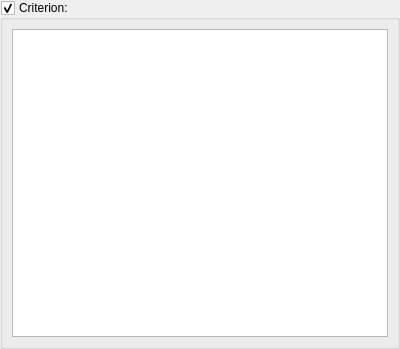
<?xml version="1.0" encoding="UTF-8"?>
<ui version="4.0">
 <class>FilterListWidget</class>
 <widget class="QWidget" name="FilterListWidget">
  <property name="geometry">
   <rect>
    <x>0</x>
    <y>0</y>
    <width>400</width>
    <height>349</height>
   </rect>
  </property>
  <layout class="QVBoxLayout" name="verticalLayout">
   <property name="leftMargin">
    <number>0</number>
   </property>
   <property name="topMargin">
    <number>0</number>
   </property>
   <property name="rightMargin">
    <number>0</number>
   </property>
   <property name="bottomMargin">
    <number>0</number>
   </property>
   <item>
    <widget class="QGroupBox" name="groupBox">
     <property name="title">
      <string>Criterion:</string>
     </property>
     <property name="checkable">
      <bool>true</bool>
     </property>
     <layout class="QGridLayout" name="gridLayout_2">
      <item row="0" column="0">
       <widget class="QListWidget" name="listWidget">
        <property name="viewMode">
         <enum>QListView::ViewMode::IconMode</enum>
        </property>
       </widget>
      </item>
     </layout>
    </widget>
   </item>
  </layout>
 </widget>
 <resources/>
 <connections/>
</ui>
